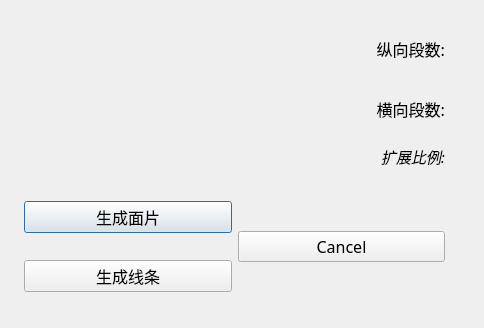
<?xml version="1.0" encoding="UTF-8"?>
<ui version="4.0">
 <class>GenPlanesDialog</class>
 <widget class="QDialog" name="GenPlanesDialog">
  <property name="windowModality">
   <enum>Qt::NonModal</enum>
  </property>
  <property name="enabled">
   <bool>true</bool>
  </property>
  <property name="geometry">
   <rect>
    <x>0</x>
    <y>0</y>
    <width>484</width>
    <height>328</height>
   </rect>
  </property>
  <property name="windowTitle">
   <string>GenerateCurves</string>
  </property>
  <property name="modal">
   <bool>false</bool>
  </property>
  <widget class="QWidget" name="horizontalLayoutWidget">
   <property name="geometry">
    <rect>
     <x>24</x>
     <y>24</y>
     <width>421</width>
     <height>49</height>
    </rect>
   </property>
   <layout class="QHBoxLayout" name="horizontalLayout01">
    <item>
     <widget class="QLabel" name="label">
      <property name="font">
       <font>
        <family>微软雅黑</family>
        <pointsize>12</pointsize>
        <weight>50</weight>
        <italic>false</italic>
        <bold>false</bold>
       </font>
      </property>
      <property name="text">
       <string>纵向段数:</string>
      </property>
      <property name="textFormat">
       <enum>Qt::PlainText</enum>
      </property>
      <property name="alignment">
       <set>Qt::AlignRight|Qt::AlignTrailing|Qt::AlignVCenter</set>
      </property>
     </widget>
    </item>
   </layout>
  </widget>
  <widget class="QWidget" name="horizontalLayoutWidget_2">
   <property name="geometry">
    <rect>
     <x>24</x>
     <y>180</y>
     <width>421</width>
     <height>133</height>
    </rect>
   </property>
   <layout class="QHBoxLayout" name="horizontalLayout04">
    <item>
     <layout class="QVBoxLayout" name="verticalLayout">
      <item>
       <widget class="QPushButton" name="GenPlaneBtn">
        <property name="font">
         <font>
          <family>微软雅黑 Light</family>
          <pointsize>12</pointsize>
         </font>
        </property>
        <property name="text">
         <string>生成面片</string>
        </property>
       </widget>
      </item>
      <item>
       <widget class="QPushButton" name="GenCurveBtn">
        <property name="font">
         <font>
          <family>微软雅黑 Light</family>
          <pointsize>12</pointsize>
         </font>
        </property>
        <property name="text">
         <string>生成线条</string>
        </property>
       </widget>
      </item>
     </layout>
    </item>
    <item>
     <widget class="QPushButton" name="CancelBtn">
      <property name="font">
       <font>
        <family>微软雅黑 Light</family>
        <pointsize>12</pointsize>
       </font>
      </property>
      <property name="text">
       <string>Cancel</string>
      </property>
     </widget>
    </item>
   </layout>
  </widget>
  <widget class="QWidget" name="horizontalLayoutWidget_3">
   <property name="geometry">
    <rect>
     <x>24</x>
     <y>84</y>
     <width>421</width>
     <height>49</height>
    </rect>
   </property>
   <layout class="QHBoxLayout" name="horizontalLayout02">
    <item>
     <widget class="QLabel" name="label_2">
      <property name="font">
       <font>
        <family>微软雅黑</family>
        <pointsize>12</pointsize>
        <weight>50</weight>
        <italic>false</italic>
        <bold>false</bold>
       </font>
      </property>
      <property name="text">
       <string>横向段数:</string>
      </property>
      <property name="textFormat">
       <enum>Qt::PlainText</enum>
      </property>
      <property name="alignment">
       <set>Qt::AlignRight|Qt::AlignTrailing|Qt::AlignVCenter</set>
      </property>
     </widget>
    </item>
   </layout>
  </widget>
  <widget class="QWidget" name="horizontalLayoutWidget_4">
   <property name="geometry">
    <rect>
     <x>24</x>
     <y>144</y>
     <width>421</width>
     <height>25</height>
    </rect>
   </property>
   <layout class="QHBoxLayout" name="horizontalLayout03">
    <item>
     <widget class="QLabel" name="label_3">
      <property name="font">
       <font>
        <family>微软雅黑</family>
        <pointsize>11</pointsize>
        <weight>50</weight>
        <italic>true</italic>
        <bold>false</bold>
       </font>
      </property>
      <property name="text">
       <string>扩展比例:</string>
      </property>
      <property name="textFormat">
       <enum>Qt::PlainText</enum>
      </property>
      <property name="alignment">
       <set>Qt::AlignRight|Qt::AlignTrailing|Qt::AlignVCenter</set>
      </property>
     </widget>
    </item>
   </layout>
  </widget>
 </widget>
 <resources/>
 <connections/>
</ui>
